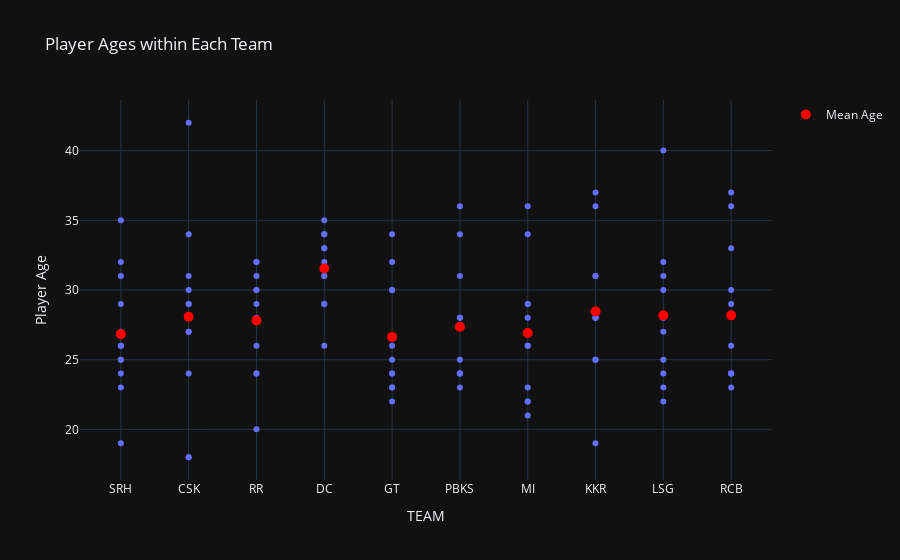

Notebook code cell kept with this figure:
### Markdown cell above
2.Scatter and strip Plot of Mean Age Distribution:
The Scatter and Strip Plot of Mean Age Distribution stands as the second pivotal visualization in my dashboard. This plot encompasses two distinct sets of points: blue points representing the ages of individual players within the team and red dots indicating the mean age of the team. Typically, cricket players retire around the age of 33, prompting teams to conscientiously manage and anticipate the retirement phase from the onset. Within this context, it becomes crucial for teams to ensure a blend of experienced players and younger talents for long-term stability. Notably, DC exhibits a roster with four players nearing retirement age, signaling a pressing need for younger and backup players to fortify the team's longevity. With their mean age surpassing 31, the team's composition emphasizes the necessity for rejuvenation and the infusion of youthful vigor into the squad.

Team success in cricket hinges significantly not only on skill but also on stability and fitness, aspects inherently linked to players' ages. 
The need for a balanced roster encompassing experienced leaders and promising younger players becomes imperative for sustained success. 
In light of this analysis, it becomes evident that DC's strategy for the upcoming auction should prioritize targeting young and dynamic players. 
Securing a pool of youthful talents will not only infuse vitality into the team but also ensure a robust and enduring framework for future achievements

### Code cell
# Accompanying code for mean age of players within each team (Scatter and strip plot)
mean_age_players = Auction_2023[Auction_2023['TEAM'] != 'UnSold'].groupby('TEAM')['Age'].mean().reset_index()


# Strip plot for individual player ages within each team
fig2 = px.scatter(Auction_2023[Auction_2023['TEAM'] != 'UnSold'], x='TEAM', y='Age',
                  title='Player Ages within Each Team', labels={'Age': 'Player Age', 'TEAM': 'TEAM'},
                  template='plotly_dark', hover_data={'TEAM': True, 'Age': True, 'Player_Name': True, 'Specialism': True})

# Add mean age as red dots for each team
fig2.add_trace(go.Scatter(x=mean_age_players['TEAM'], y=mean_age_players['Age'],
                          mode='markers', marker=dict(color='red', symbol='circle', size=10),
                          name='Mean Age',
                          text=mean_age_players['Age'],  # Display player age on hover
                          hoverinfo='text'))  # Show text on hover
fig2

### Figure 1 — Plotly figure (JSON) as saved in the notebook; plotly's stock layout.template omitted (floating-point values rounded to 4 significant figures; data arrays with more than 128 entries replaced by an {"elided": "..."} marker saying what was removed)
{"data": [{"customdata": {"elided": "112x2 str values"}, "hovertemplate": "TEAM=%{x}<br>Player Age=%{y}<br>Player_Name=%{customdata[0]}<br>Specialism=%{customdata[1]}<extra></extra>", "legendgroup": "", "marker": {"color": "#636efa", "symbol": "circle"}, "mode": "markers", "name": "", "orientation": "v", "showlegend": false, "type": "scatter", "x": ["SRH", "SRH", "CSK", "RR", "DC", "GT", "PBKS", "MI", "KKR", "RR", "PBKS", "GT", "CSK", "KKR", "SRH", "LSG", "DC", "MI", "DC", "RCB", "LSG", "SRH", "SRH", "SRH", "RR", "CSK", "SRH", "SRH", "CSK", "SRH", "SRH", "KKR", "DC", "GT", "LSG", "RR", "RCB", "RCB", "DC", "KKR", "LSG", "LSG", "CSK", "MI", "LSG", "PBKS", "RCB", "SRH", "MI", "LSG", "RR", "RR", "GT", "MI", "PBKS", "RCB", "KKR", "LSG", "GT", "GT", "LSG", "MI", "LSG", "KKR", "SRH", "RCB", "MI", "RR", "RCB", "KKR", "CSK", "PBKS", "MI", "CSK", "CSK", "CSK", "CSK", "CSK", "CSK", "GT", "GT", "GT", "GT", "GT", "KKR", "KKR", "KKR", "MI", "MI", "MI", "PBKS", "PBKS", "PBKS", "PBKS", "PBKS", "PBKS", "RCB", "RCB", "RCB", "RCB", "RR", "RR", "RR", "RR", "DC", "DC", "DC", "DC", "DC", "DC", "KKR", "LSG"], "xaxis": "x", "y": [32, 24, 34, 32, 33, 32, 24, 23, 36, 31, 36, 26, 31, 28, 31, 27, 26, 26, 34, 29, 31, 29, 25, 35, 30, 18, 25, 23, 18, 26, 27, 25, 29, 24, 24, 32, 24, 24, 33, 31, 30, 28, 28, 34, 40, 31, 24, 26, 22, 28, 28, 24, 24, 29, 24, 26, 19, 23, 23, 34, 25, 26, 32, 37, 19, 24, 21, 20, 23, 31, 27, 24, 22, 24, 42, 27, 30, 29, 29, 23, 30, 22, 30, 25, 28, 28, 25, 36, 29, 28, 34, 23, 28, 25, 24, 28, 36, 37, 33, 30, 24, 29, 30, 26, 32, 34, 29, 31, 35, 31, 25, 22], "yaxis": "y"}, {"hoverinfo": "text", "marker": {"color": "red", "size": 10, "symbol": "circle"}, "mode": "markers", "name": "Mean Age", "text": [28.08, 31.55, 26.64, 28.45, 28.18, 26.91, 27.36, 28.18, 27.82, 26.83], "type": "scatter", "x": ["CSK", "DC", "GT", "KKR", "LSG", "MI", "PBKS", "RCB", "RR", "SRH"], "y": [28.08, 31.55, 26.64, 28.45, 28.18, 26.91, 27.36, 28.18, 27.82, 26.83]}], "layout": {"legend": {"tracegroupgap": 0}, "title": {"text": "Player Ages within Each Team"}, "xaxis": {"anchor": "y", "domain": [0, 1], "title": {"text": "TEAM"}}, "yaxis": {"anchor": "x", "domain": [0, 1], "title": {"text": "Player Age"}}}}
